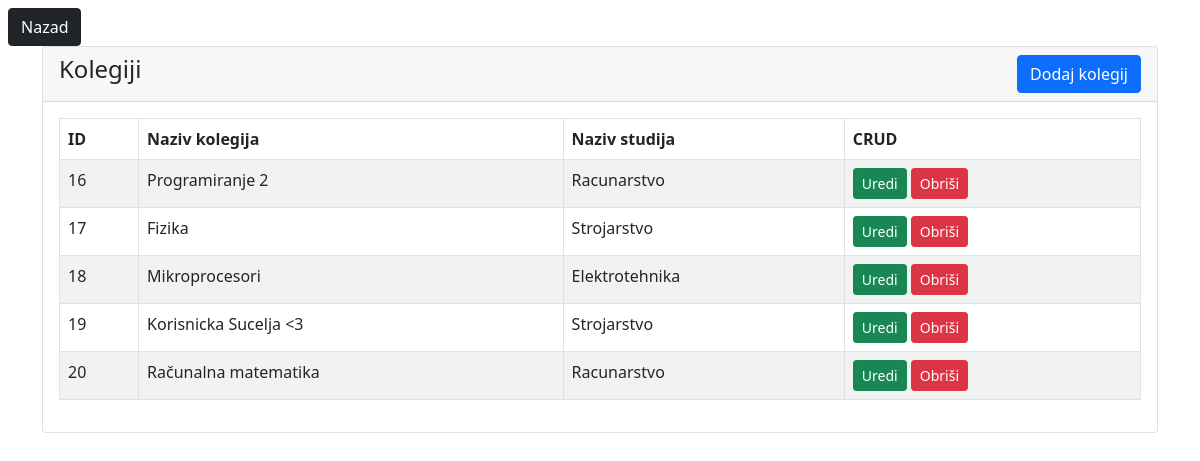
Screenshot of /forAdmin/kolegijTable.php (signed in) with the database file from the repository.
### tables this page shows
CREATE TABLE `kolegij` (
  `id` int(11) NOT NULL,
  `naziv` varchar(100) NOT NULL,
  `studij_id` int(11) NOT NULL
);

CREATE TABLE `studij` (
  `id` int(11) NOT NULL,
  `naziv` varchar(150) NOT NULL
);

### forAdmin/kolegijTable.php (the view, shortened to what this page needs)
<?php
  include "../php/db_conn.php";
  if (isset($_SESSION['name']) && isset($_SESSION['id'])) {
?>
<!DOCTYPE html>
<html lang="en">
<head>
  <link href="https://cdn.jsdelivr.net/npm/bootstrap@5.0.2/dist/css/bootstrap.min.css" rel="stylesheet">
</head>
<body>
  <a href="./home.php" class="btn btn-dark mt-2 ms-2">Nazad</a>
  <div class="container">
    <div class="row">
      <div class="col-md-12">
        <div class="card">
          <div class="card-header">
            <h4>
              Kolegiji
              <a href="./kolegijCreate.php" class="btn btn-primary float-end">Dodaj kolegij</a>
            </h4>
          </div>
          <div class="card-body">
           <table class="table table-bordered table-striped">
            <thead>
              <tr>
                <th>ID</th>
                <th>Naziv kolegija</th>
                <th>Naziv studija</th>
                <th>CRUD</th>
              </tr>
            </thead>
            <tbody>
              <?php
                $query = "select k.id, k.naziv, k.studij_id, s.naziv as 'nazivStudija'
                FROM kolegij k
                JOIN studij s ON k.studij_id = s.id";
                $query_run = mysqli_query($conn, $query);
                if(mysqli_num_rows($query_run) > 0){
                  foreach($query_run as $kolegij){
                    ?>
                    <tr>
                      <td><?= $kolegij['id']; ?></td>
                      <td><?= $kolegij['naziv']; ?></td>
                      <td><?= $kolegij['nazivStudija']; ?></td>
                      <td>
                        <a href="kolegijEdit.php?id=<?= $kolegij['id']; ?>" class="btn btn-success btn-sm">Uredi</a>
                        <form action="kolegijCode.php" method="POST" class="d-inline">
                          <button type="submit" name="delete_kolegij" value="<?=$kolegij['id'];?>" class="btn btn-danger btn-sm">Obriši</button>
                        </form>
                      </td>
                    </tr>
                  <?php
                  }
                }
                else{
                  echo "<h5>Nema korisnika u bazi!</h5>";
                }
              ?>
            </tbody>
           </table>
          </div>
      </div>
    </div>
  </div>
</div>
</body>
</html>
<?php }else{
	header("Location: ../index.php");
} ?>

### rows the page displays
kolegij: id "16", naziv "Programiranje 2", studij.naziv "Racunarstvo"
kolegij: id "17", naziv "Fizika", studij.naziv "Strojarstvo"
kolegij: id "18", naziv "Mikroprocesori", studij.naziv "Elektrotehnika"
kolegij: id "19", naziv "Korisnicka Sucelja <3", studij.naziv "Strojarstvo"
kolegij: id "20", naziv "Računalna matematika", studij.naziv "Racunarstvo"
